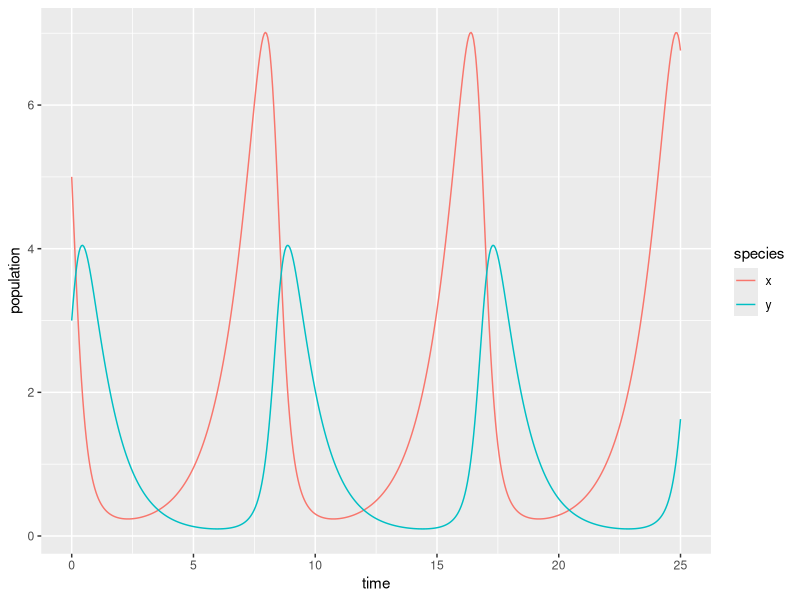

The R source for this figure:
## ---- chunk 1
knitr::opts_chunk$set(echo = TRUE)
library(tidyverse)
library(deSolve)
library(kableExtra)
## ---- chunk 2
# Create a sequence of times (days): 
time <- seq(0, 25, by = 0.05)

# Set some parameter values (these can change - keep it in mind):
parameters <- c(alpha = .85, beta = 0.8, delta = 0.5, gamma = 1)

# Set the initial condition (prey and predator populations at t = 0).
# Recall: x = prey, y = predator
init_cond <- c(x = 5, y = 3)

# Prepare the series of differential equations as a function: 
lk_equations <- function(time, init_cond, parameters) {
  with(as.list(c(init_cond, parameters)), {
    dxdt = alpha * x - beta * x * y
    dydt = delta * x * y - gamma * y
    return(list(c(dxdt, dydt)))
  })
}

# Find the approximate the solution using `deSolve::ode()`:
approx_lk <- ode(y = init_cond, times = time, func = lk_equations, parms = parameters)

# Check the class: 
class(approx_lk)

# We really want this to be a data frame, and we want both prey (x) and predator (y) to be in the same column -- we'll learn why in EDS 221 (tidy data)
approx_lk_df <- data.frame(approx_lk) %>% 
  pivot_longer(cols = c(x,y), names_to = "species", values_to = "population")

# Plot it! 
ggplot(data = approx_lk_df, aes(x = time, y = population)) +
  geom_line(aes(color = species))
